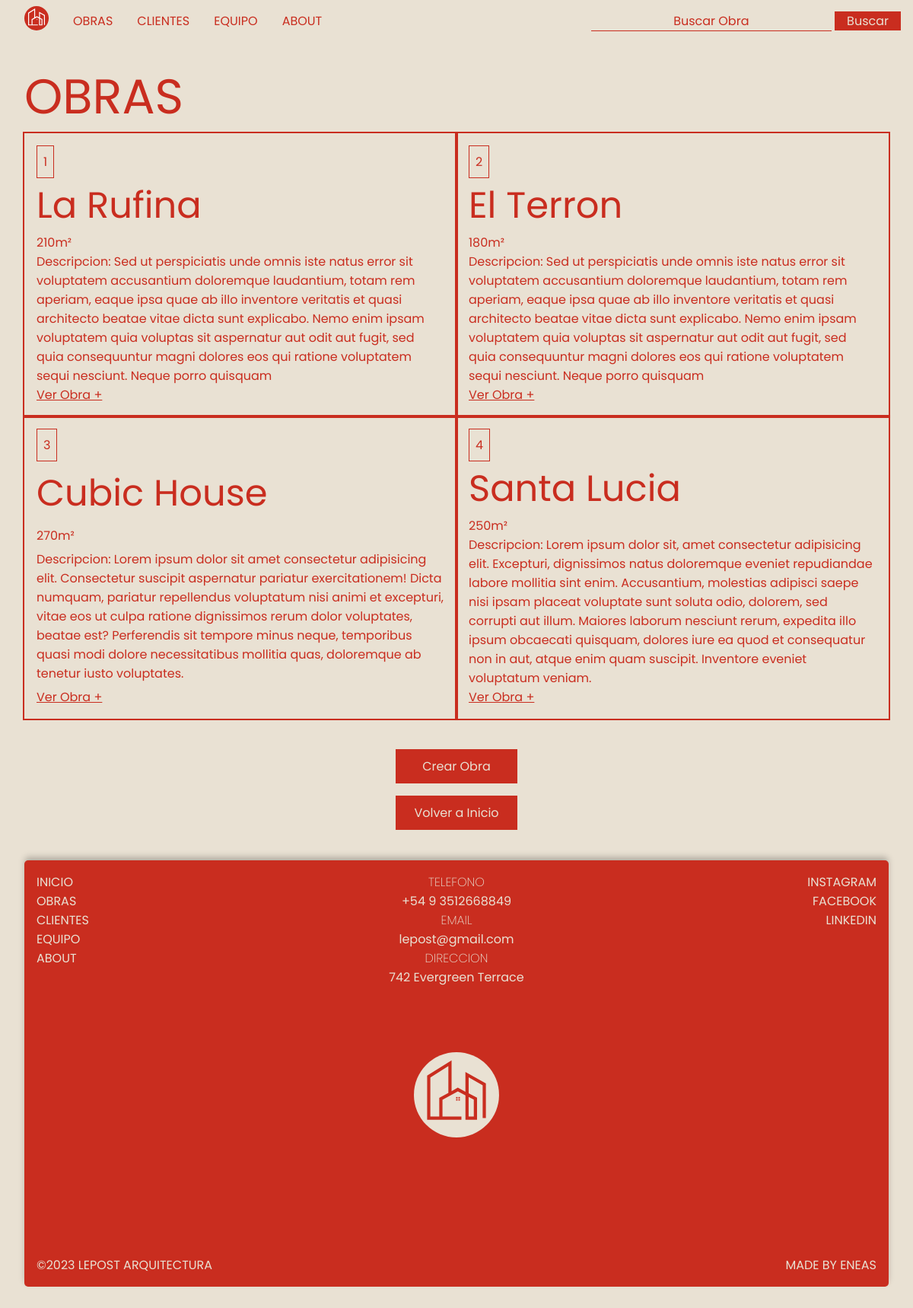
Screenshot of /obras/list-obras/ with the database file from the repository.
### obras/models.py (models this page shows, shortened)
class Obra(models.Model):
    name = models.CharField(max_length=100)
    price = models.IntegerField()
    area = models.IntegerField()
    description = models.TextField()
    credit = models.BooleanField()
    """ imagen = models.CharField(max_length=200)"""
    image = models.ImageField(upload_to='obra_images', null=True, blank=True) #se debe instalar pillow

### obras/views.py (the view)
# urls.py: path('list-obras/', list_obras),
def list_obras(request):
  if 'search' in request.GET:
    all_obras = Obra.objects.filter(name__icontains = request.GET.get('search'))
  else:
    all_obras = Obra.objects.all()
  context = {
    'obras': all_obras
  }
  return render(request, 'obras/list_obras.html', context)

### templates/obras/list_obras.html (shortened to what this page needs)
{% extends "base.html" %}
{% block content %}
  <main id="obras">
    <h1>OBRAS</h1>
    <div class="obrasContainer">
      {%for el in obras%}
        <div class="obra">
          <p class="obraId">{{el.id}}</p>
          <h3>{{el.name}}</h3>
          <p>{{el.area}}m²</p>
          <p>Descripcion: {{el.description}}</p>
          <a href="/obras/obra-detail/{{el.id}}" class="contactBtn">Ver Obra +</a>
        </div>
      {% endfor %}
    </div>
    <div class="mainLinks">
      <a href="/obras/create-obra">Crear Obra</a>
      <a href="/">Volver a Inicio</a>
    </div>
  </main>
{% endblock %}

### static/css/styles.css (style rules this page uses)
:root { --main-color: #161616; --main-color: #c92d1f; --second-color: #e9e1d3; --main-bg: #e9e1d3; }
* { font-family: 'Poppins', sans-serif; font-size: 16px; font-weight: 400; text-align: center; color: var(--main-color); margin: 0; padding: 0; box-sizing: border-box; }
html { background-color: var(--main-bg); margin: 0 1rem; }
main { min-height: calc(100vh - 66px - 4rem); }
.mainLinks { display: flex; flex-direction: column; justify-content: center; align-items: center; margin-top: 2rem; }
.mainLinks a { justify-self: center; align-self: center; min-width: 10rem; margin: 0.5rem; padding: 0.5rem 1rem; text-decoration: none; color: var(--main-bg); background-color: var(--main-color); border: 2px solid var(--main-color); transition: all 0.5s ease-out; }
#obras h1 { font-size: 4rem; font-weight: 400; text-align: left; margin: 2rem 1rem 0; padding: 0; line-height: 6rem; }
.obrasContainer { display: grid; grid-template-columns: repeat(12, 1fr); margin: 0 1rem; }
.obrasContainer .obra { grid-column: auto / span 6; grid-gap: 0; outline: 2px solid var(--main-color); display: flex; flex-direction: column; justify-content: space-between; align-items: flex-start; text-align: left; padding: 1rem; transition: all 0.5s ease-out; }
.obrasContainer .obra p { text-align: left; }
.obrasContainer .obra .obraId { border: solid 1px var(--main-color); padding: 0.5rem; }
.obrasContainer .obra h3 { font-size: 3rem; font-weight: 400; margin: 0; padding: 0; }

### rows the page displays
Obra: id "1", name "La Rufina", area "210", description "Sed ut perspiciatis unde omnis iste natus error sit voluptatem accusantium doloremque laudantium, totam rem aperiam, eaque ipsa quae ab illo inventore veritatis et quasi architecto beatae vitae dicta sunt explicabo. Nemo enim ipsam voluptatem quia voluptas sit aspernatur aut odit aut fugit, sed quia consequuntur magni dolores eos qui ratione voluptatem sequi nesciunt. Neque porro quisquam"
Obra: id "2", name "El Terron", area "180", description "Sed ut perspiciatis unde omnis iste natus error sit voluptatem accusantium doloremque laudantium, totam rem aperiam, eaque ipsa quae ab illo inventore veritatis et quasi architecto beatae vitae dicta sunt explicabo. Nemo enim ipsam voluptatem quia voluptas sit aspernatur aut odit aut fugit, sed quia consequuntur magni dolores eos qui ratione voluptatem sequi nesciunt. Neque porro quisquam"
Obra: id "3", name "Cubic House", area "270", description "Lorem ipsum dolor sit amet consectetur adipisicing elit. Consectetur suscipit aspernatur pariatur exercitationem! Dicta numquam, pariatur repellendus voluptatum nisi animi et excepturi, vitae eos ut culpa ratione dignissimos rerum dolor voluptates, beatae est? Perferendis sit tempore minus neque, temporibus quasi modi dolore necessitatibus mollitia quas, doloremque ab tenetur iusto voluptates."
Obra: id "4", name "Santa Lucia", area "250", description "Lorem ipsum dolor sit, amet consectetur adipisicing elit. Excepturi, dignissimos natus doloremque eveniet repudiandae labore mollitia sint enim. Accusantium, molestias adipisci saepe nisi ipsam placeat voluptate sunt soluta odio, dolorem, sed corrupti aut illum. Maiores laborum nesciunt rerum, expedita illo ipsum obcaecati quisquam, dolores iure ea quod et consequatur non in aut, atque enim quam suscipit. Inventore eveniet voluptatum veniam."
